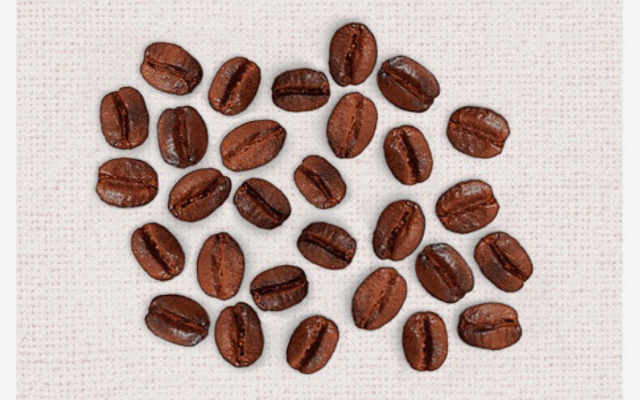
#> input picture s12/cafe.png, 640 x 400 px
$ python recortando_objeto_de_interesse_da_imagem.py
#> lines starting #> are read from the running program, lines starting #| are printed output that depends on the picture; after the words box and inside, x2 and y2 are one past the last pixel; in counts of white or black regions, pixels touching at a corner belong together
import cv2


def main():
    # carrego imagem já em gray
    imgOriginal = cv2.imread("cafe.png")
#> imgOriginal is the input picture: shape (400, 640, 3); mean B, G, R 168.8, 174.8, 193.4
    imgGray = img = cv2.cvtColor(imgOriginal, cv2.COLOR_BGR2GRAY)
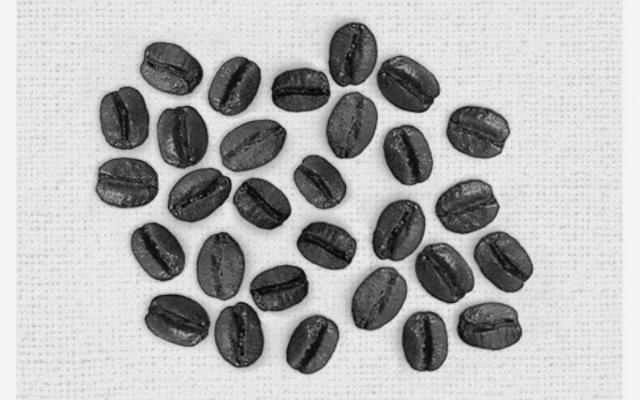
#> imgGray: shape (400, 640); min 3, max 248, mean 179.7
    # aplico a binarização invertida
    metodo = cv2.THRESH_BINARY_INV
    ret, imgBinarizada = cv2.threshold(imgGray, 135, 255, metodo)
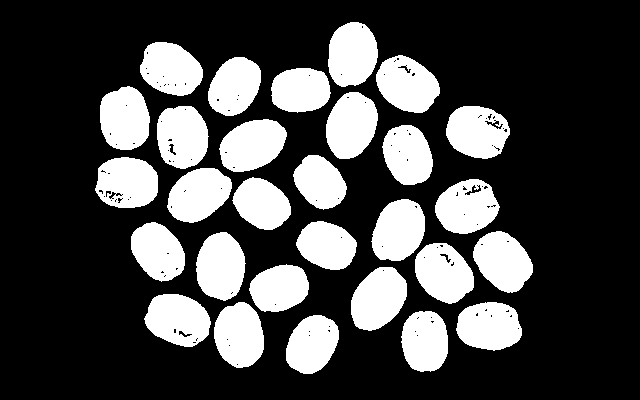
#> imgBinarizada: shape (400, 640); 27.9% white; 29 white regions, largest, box (x1, y1, x2, y2) and area: (326, 92, 378, 159) 2638, (219, 119, 287, 172) 2632, (351, 267, 407, 331) 2630
    # aplico o filtro da mediana para tirar os "respingos" pretos da área branca de grão
    imgMascaraSegmentacao = cv2.medianBlur(imgBinarizada, 9, dst=None)
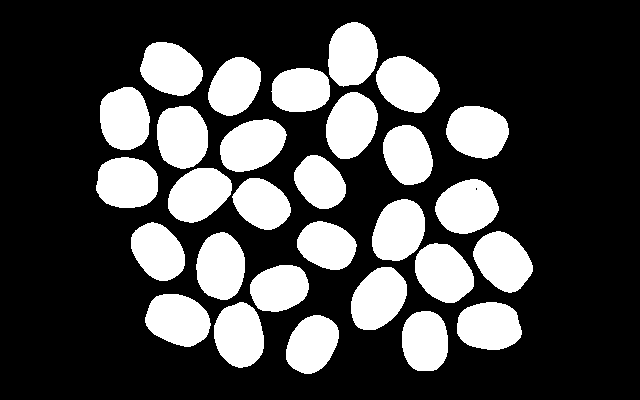
#> imgMascaraSegmentacao: shape (400, 640); 27.8% white; 29 white regions
    # pego contornos da área branca
    contours, hier = cv2.findContours(imgMascaraSegmentacao, cv2.RETR_LIST,
                                      cv2.CHAIN_APPROX_SIMPLE)
#> contours = 30 contours, 1 with area under 20; largest, box (x1, y1, x2, y2) and area: (376, 56, 440, 113) 2540, (145, 294, 211, 347) 2536, (157, 106, 208, 169) 2535, (326, 92, 378, 159) 2532, (415, 243, 474, 303) 2527
    i = 0  # variável contadora para mostrar rois
    # percorre os contornos de cada roi(pegos na linha acima) baseado na mascara
    for cnt in contours:
        if 10 < cv2.contourArea(cnt):  # testa se existem mais de 10 vertices
            # pego x,y altura e largura de cada ROI(espaços brancos na mascara)
            (x, y, alt, lar) = cv2.boundingRect(cnt)  # pega posição, largura e altura do roi
            roi = imgOriginal[y:y + lar, x:x + alt]  # corta rois
            cv2.imshow("ROI" + str(i), roi)  # mostra rois
            # cv2.imwrite('res/roi'+str(i)+'.jpg', roi) #grava os rois
            i += 1
#> this loop made 30 passes
#> (x, y, alt, lar) on passes 1 to 12: (286, 315, 53, 59), (402, 311, 46, 60), (457, 302, 65, 48), (214, 302, 50, 66), (145, 294, 66, 53), (351, 267, 56, 63), (250, 265, 59, 47), (415, 243, 59, 60), (196, 232, 49, 68), (473, 231, 60, 62), (131, 222, 54, 59), (297, 221, 60, 49)
#> pass 1, in main, `roi = imgOriginal[y:y + lar, x:x + alt]`:
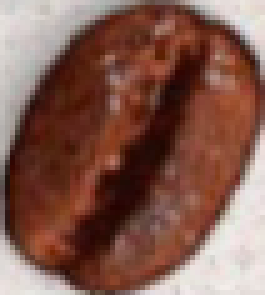
#> roi: shape (59, 53, 3) (shown 5 times larger); mean B, G, R 79.5, 91.2, 130.9
#> pass 2, in main, `roi = imgOriginal[y:y + lar, x:x + alt]`:
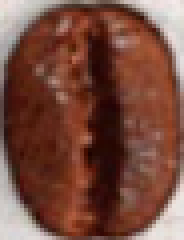
#> roi: shape (60, 46, 3) (shown 4 times larger); mean B, G, R 62.4, 75.3, 119.6
#> pass 3, in main, `roi = imgOriginal[y:y + lar, x:x + alt]`:
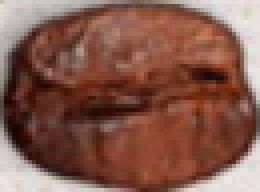
#> roi: shape (48, 65, 3) (shown 4 times larger); mean B, G, R 76.6, 89.6, 132.2
#> after the loop, i = 29
    cv2.waitKey(0)
    cv2.destroyAllWindows()


if __name__ == "__main__":
    main()
